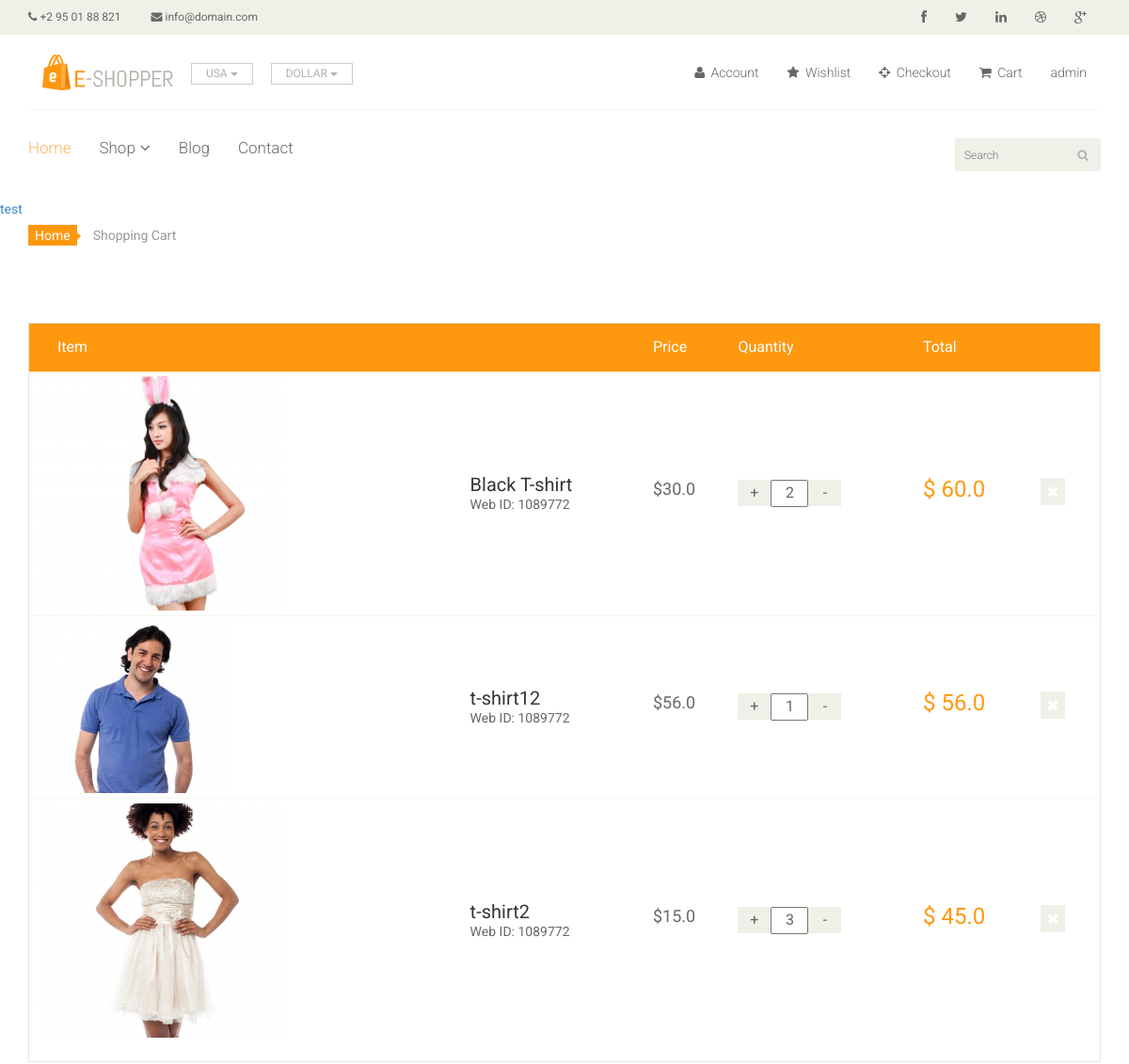
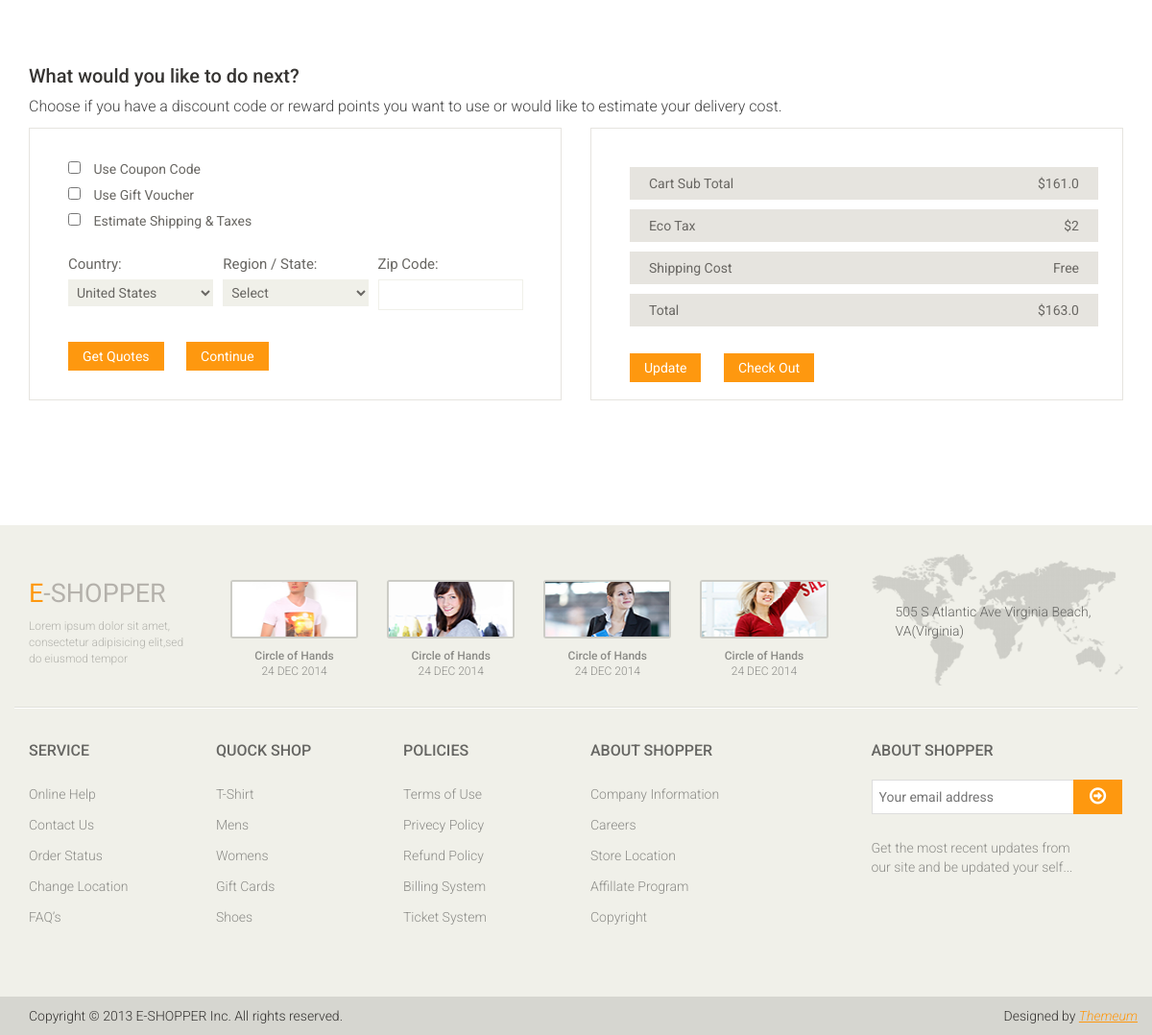
The page /shop/cart (signed in) on the database its author committed (2 pictures, top to bottom).
### store/models.py (models this page shows, shortened)
class OrderItem(models.Model):
    product = models.ForeignKey(
        Product, on_delete=models.SET_NULL, null=True)
    order = models.ForeignKey(Order, on_delete=models.SET_NULL, null=True)
    quantity = models.IntegerField(default=0, null=True, blank=True)
    date_added = models.DateTimeField(auto_now_add=True)
    @property
    def get_total(self):
        all = self.quantity * self.product.price
        return all

class Product(models.Model):
    productName = models.CharField(max_length=200)
    digital = models.BooleanField()
    price = models.FloatField()
    productImage = models.ImageField()
    productDescription = models.CharField(max_length=400)

class Order(models.Model):
    customer = models.ForeignKey(
        Customer, on_delete=models.SET_NULL, null=True, blank=True)
    order_date = models.DateTimeField(auto_now_add=True)
    complete = models.BooleanField(default=False)
    transaction_id = models.CharField(max_length=100, blank=True)
    @property
    def get_total_money(self):
        orderitems = self.orderitem_set.all()
        all = [item.get_total for item in orderitems]
        total = sum(all)
        return total
    @property
    def total_with_tex(self):
        all = self.get_total_money + 2
        return all

### store/views.py (the view)
# urls.py: path('cart', views.cart, name='cart'),
def cart(request):
    template = 'cart.html'
    if request.user.is_authenticated:
        customer = request.user.customer #user app to customer app with one to one relation
        order = Order.objects.get(customer = customer, complete=False)
        items = order.orderitem_set.all()  # it will return exact user's order item
    else:
        items = []
    context= {
        'orderItems': items,
        'order':order,
    }
    return render(request, template_name = template, context = context)

### template/cart.html (shortened to what this page needs)
{% extends 'base/base.html' %}
{% load static %}
{% block content %}
   <a href="{% url 'test' %}"> test </a>
	<section id="cart_items">
		<div class="container">
			<div class="breadcrumbs">
				<ol class="breadcrumb">
				  <li><a href="#">Home</a></li>
				  <li class="active">Shopping Cart</li>
				</ol>
			</div>
			<div class="table-responsive cart_info">
				<table class="table table-condensed">
					<thead>
						<tr class="cart_menu">
							<td class="image">Item</td>
							<td class="description"></td>
							<td class="price">Price</td>
							<td class="quantity">Quantity</td>
							<td class="total">Total</td>
							<td></td>
						</tr>
					</thead>
					<tbody>
					    {% for orderItem in orderItems %}
						<tr>
							<td class="cart_product">
								<a href=""><img src="{{orderItem.product.productImage.url}}" alt=""></a>
							</td>
							<td class="cart_description">
								<h4><a href="">{{orderItem.product.productName}}</a></h4>
								<p>Web ID: 1089772</p>
							</td>
							<td class="cart_price">
								<p>${{orderItem.product.price}}</p>
							</td>
							<td class="cart_quantity">
								<div class="cart_quantity_button">
									<a class="cart_quantity_up" href=""> + </a>
									<input class="cart_quantity_input" type="text" name="quantity" value="{{orderItem.quantity}}" autocomplete="off" size="2">
									<a class="cart_quantity_down" href=""> - </a>
								</div>
							</td>
							<td class="cart_total">
								<p class="cart_total_price">$ {{orderItem.get_total}}</p>
							</td>
							<td class="cart_delete">
								<a class="cart_quantity_delete" href=""><i class="fa fa-times"></i></a>
							</td>
						</tr>
						{% endfor %}
					</tbody>
				</table>
			</div>
		</div>
	</section>
	<section id="do_action">
		<div class="container">
			<div class="heading">
				<h3>What would you like to do next?</h3>
				<p>Choose if you have a discount code or reward points you want to use or would like to estimate your delivery cost.</p>
			</div>
			<div class="row">
				<div class="col-sm-6">
					<div class="chose_area">
						<ul class="user_option">
							<li>
								<input type="checkbox">
								<label>Use Coupon Code</label>
							</li>
							<li>
								<input type="checkbox">
								<label>Use Gift Voucher</label>
							</li>
							<li>
								<input type="checkbox">
								<label>Estimate Shipping & Taxes</label>
							</li>
						</ul>
						<ul class="user_info">
							<li class="single_field">
								<label>Country:</label>
								<select>
									<option>United States</option>
								</select>
							</li>
							<li class="single_field">
								<label>Region / State:</label>
								<select>
									<option>Select</option>
								</select>
							</li>
							<li class="single_field zip-field">
								<label>Zip Code:</label>
								<input type="text">
							</li>
						</ul>
						<a class="btn btn-default update" href="">Get Quotes</a>
						<a class="btn btn-default check_out" href="">Continue</a>
					</div>
				</div>
				<div class="col-sm-6">
					<div class="total_area">
						<ul>
							<li>Cart Sub Total <span>${{order.get_total_money}}</span></li>
							<li>Eco Tax <span>$2</span></li>
							<li>Shipping Cost <span>Free</span></li>
							<li>Total <span>${{order.total_with_tex}}</span></li>
						</ul>
							<a class="btn btn-default update" href="">Update</a>
							<a class="btn btn-default check_out" href="">Check Out</a>
					</div>
				</div>
			</div>
		</div>
	</section>
{% endblock %}

### template/base/base.html (shortened to what this page needs)
{% load static %}
<!DOCTYPE html>
<html lang="en">
<head>
    <link href="{% static 'css/bootstrap.min.css'%}" rel="stylesheet">
    <link href="{% static 'css/font-awesome.min.css'%}" rel="stylesheet">
    <link href="{% static 'css/prettyPhoto.css'%}" rel="stylesheet">
    <link href="{% static 'css/price-range.css'%}" rel="stylesheet">
    <link href="{% static 'css/animate.css'%}" rel="stylesheet">
	<link href="{% static 'css/test.css'%}" rel="stylesheet">
	<link href="{% static 'css/responsive.css'%}" rel="stylesheet">
</head>
{% include 'base/header.html' %}
{% block content %}
{% endblock %}
{% include 'base/footer.html' %}
</body>
</html>

### template/base/header.html (shortened to what this page needs)
{% load static %}
<header id="header">
		<div class="header_top">
			<div class="container">
				<div class="row">
					<div class="col-sm-6">
						<div class="contactinfo">
							<ul class="nav nav-pills">
								<li><a href="#"><i class="fa fa-phone"></i> +2 95 01 88 821</a></li>
								<li><a href="#"><i class="fa fa-envelope"></i> info@domain.com</a></li>
							</ul>
						</div>
					</div>
					<div class="col-sm-6">
						<div class="social-icons pull-right">
							<ul class="nav navbar-nav">
								<li><a href="#"><i class="fa fa-facebook"></i></a></li>
								<li><a href="#"><i class="fa fa-twitter"></i></a></li>
								<li><a href="#"><i class="fa fa-linkedin"></i></a></li>
								<li><a href="#"><i class="fa fa-dribbble"></i></a></li>
								<li><a href="#"><i class="fa fa-google-plus"></i></a></li>
							</ul>
						</div>
					</div>
				</div>
			</div>
		</div>
		<div class="header-middle">
			<div class="container">
				<div class="row">
					<div class="col-md-4 clearfix">
						<div class="logo pull-left">
							<a href="{% url 'index' %}"><img src="{% static 'images/home/logo.png'%}" alt="" /></a>
						</div>
						<div class="btn-group pull-right clearfix">
							<div class="btn-group">
								<button type="button" class="btn btn-default dropdown-toggle usa" data-toggle="dropdown">
									USA
									<span class="caret"></span>
								</button>
							</div>
							<div class="btn-group">
								<button type="button" class="btn btn-default dropdown-toggle usa" data-toggle="dropdown">
									DOLLAR
									<span class="caret"></span>
								</button>
							</div>
						</div>
					</div>
					<div class="col-md-8 clearfix">
						<div class="shop-menu clearfix pull-right">
							<ul class="nav navbar-nav">
								<li><a href=""><i class="fa fa-user"></i> Account</a></li>
								<li><a href=""><i class="fa fa-star"></i> Wishlist</a></li>
								<li><a href="{% url 'checkout' %}"><i class="fa fa-crosshairs"></i> Checkout</a></li>
								<li><a href="{% url 'cart' %}"><i class="fa fa-shopping-cart"></i> Cart</a></li>
								        {% if request.user.is_authenticated %}
										   <li><a href="{% url 'login_register' %}">{{request.user.username}}</a></li>
										{% else %}
										     <li><a href="{% url 'login_register' %}"><i class="fa fa-lock"></i> Login</a></li>
										{% endif %}
							</ul>
						</div>
					</div>
				</div>
			</div>
		</div>
		<div class="header-bottom">
			<div class="container">
				<div class="row">
					<div class="col-sm-9">
						<div class="mainmenu pull-left">
							<ul class="nav navbar-nav collapse navbar-collapse">
								<li><a href="{% url 'index' %}" class="active">Home</a></li>
								<li class="dropdown"><a href="#">Shop<i class="fa fa-angle-down"></i></a>
                                </li>
								<li><a href="{% url 'blog' %}">Blog</a>
                                </li>
								<li><a href="{% url 'contact' %}">Contact</a></li>
							</ul>
						</div>
					</div>
					<div class="col-sm-3">
						<div class="search_box pull-right">
							<input type="text" placeholder="Search"/>
						</div>
					</div>
				</div>
			</div>
		</div>
	</header>

### template/base/footer.html (shortened to what this page needs)
{% load static %}
<footer id="footer">
    <div class="footer-top">
        <div class="container">
            <div class="row">
                <div class="col-sm-2">
                    <div class="companyinfo">
                        <h2><span>e</span>-shopper</h2>
                        <p>Lorem ipsum dolor sit amet, consectetur adipisicing elit,sed do eiusmod tempor</p>
                    </div>
                </div>
                <div class="col-sm-7">
                    <div class="col-sm-3">
                        <div class="video-gallery text-center">
                            <a href="#">
                                <div class="iframe-img">
                                    <img src="{% static 'images/home/iframe1.png'%}" alt="" />
                                </div>
                            </a>
                            <p>Circle of Hands</p>
                            <h2>24 DEC 2014</h2>
                        </div>
                    </div>
                    <div class="col-sm-3">
                        <div class="video-gallery text-center">
                            <a href="#">
                                <div class="iframe-img">
                                    <img src="{% static 'images/home/iframe2.png'%}" alt="" />
                                </div>
                            </a>
                            <p>Circle of Hands</p>
                            <h2>24 DEC 2014</h2>
                        </div>
                    </div>
                    <div class="col-sm-3">
                        <div class="video-gallery text-center">
                            <a href="#">
                                <div class="iframe-img">
                                    <img src="{% static 'images/home/iframe3.png'%}" alt="" />
                                </div>
                            </a>
                            <p>Circle of Hands</p>
                            <h2>24 DEC 2014</h2>
                        </div>
                    </div>
                    <div class="col-sm-3">
                        <div class="video-gallery text-center">
                            <a href="#">
                                <div class="iframe-img">
                                    <img src="{% static 'images/home/iframe4.png'%}" alt="" />
                                </div>
                            </a>
                            <p>Circle of Hands</p>
                            <h2>24 DEC 2014</h2>
                        </div>
                    </div>
                </div>
                <div class="col-sm-3">
                    <div class="address">
                        <img src="{% static 'images/home/map.png'%}" alt="" />
                        <p>505 S Atlantic Ave Virginia Beach, VA(Virginia)</p>
                    </div>
                </div>
            </div>
        </div>
    </div>
    <div class="footer-widget">
        <div class="container">
            <div class="row">
                <div class="col-sm-2">
                    <div class="single-widget">
                        <h2>Service</h2>
                        <ul class="nav nav-pills nav-stacked">
                            <li><a href="#">Online Help</a></li>
                            <li><a href="#">Contact Us</a></li>
                            <li><a href="#">Order Status</a></li>
                            <li><a href="#">Change Location</a></li>
                            <li><a href="#">FAQ’s</a></li>
                        </ul>
                    </div>
                </div>
                <div class="col-sm-2">
                    <div class="single-widget">
                        <h2>Quock Shop</h2>
                        <ul class="nav nav-pills nav-stacked">
                            <li><a href="#">T-Shirt</a></li>
                            <li><a href="#">Mens</a></li>
                            <li><a href="#">Womens</a></li>
                            <li><a href="#">Gift Cards</a></li>
                            <li><a href="#">Shoes</a></li>
                        </ul>
                    </div>
                </div>
                <div class="col-sm-2">
                    <div class="single-widget">
                        <h2>Policies</h2>
                        <ul class="nav nav-pills nav-stacked">
                            <li><a href="#">Terms of Use</a></li>
                            <li><a href="#">Privecy Policy</a></li>
                            <li><a href="#">Refund Policy</a></li>
                            <li><a href="#">Billing System</a></li>
                            <li><a href="#">Ticket System</a></li>
                        </ul>
                    </div>
                </div>
                <div class="col-sm-2">
                    <div class="single-widget">
                        <h2>About Shopper</h2>
                        <ul class="nav nav-pills nav-stacked">
                            <li><a href="#">Company Information</a></li>
                            <li><a href="#">Careers</a></li>
                            <li><a href="#">Store Location</a></li>
                            <li><a href="#">Affillate Program</a></li>
                            <li><a href="#">Copyright</a></li>
                        </ul>
                    </div>
                </div>
                <div class="col-sm-3 col-sm-offset-1">
                    <div class="single-widget">
                        <h2>About Shopper</h2>
                        <form action="#" class="searchform">
                            <input type="text" placeholder="Your email address" />
                            <button type="submit" class="btn btn-default"><i class="fa fa-arrow-circle-o-right"></i></button>
                            <p>Get the most recent updates from <br />our site and be updated your self...</p>
                        </form>
                    </div>
                </div>
            </div>
        </div>
    </div>
    <div class="footer-bottom">
        <div class="container">
            <div class="row">
                <p class="pull-left">Copyright © 2013 E-SHOPPER Inc. All rights reserved.</p>
                <p class="pull-right">Designed by <span><a target="_blank" href="http://www.themeum.com">Themeum</a></span></p>
            </div>
        </div>
    </div>
</footer>

### rows shown on the page
OrderItem: product.productImage (picture), product.productName "Black T-shirt", product.price "30.0", quantity "2", get_total "60.0"
OrderItem: product.productImage (picture), product.productName "t-shirt12", product.price "56.0", quantity "1", get_total "56.0"
OrderItem: product.productImage (picture), product.productName "t-shirt2", product.price "15.0", quantity "3", get_total "45.0"
Order: get_total_money "161.0", total_with_tex "163.0"

### other values the page prints
{{ request.user.username }} "admin"
